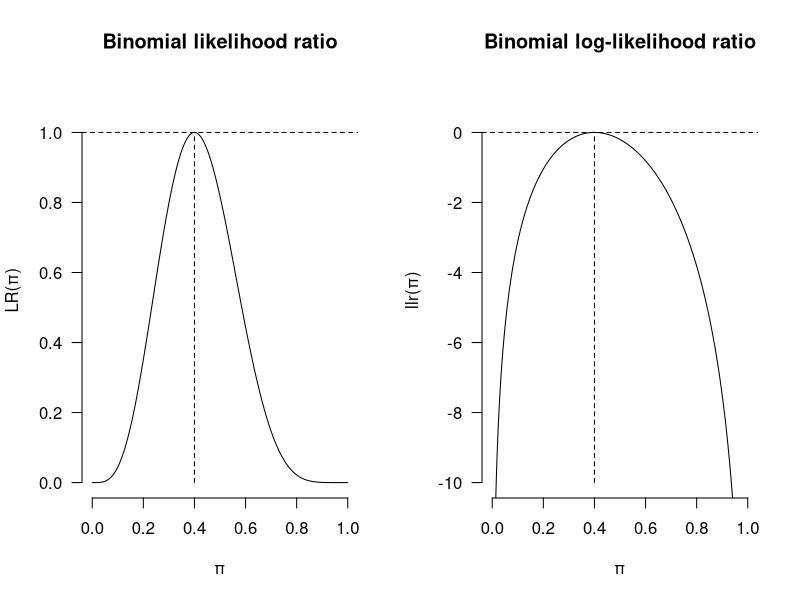
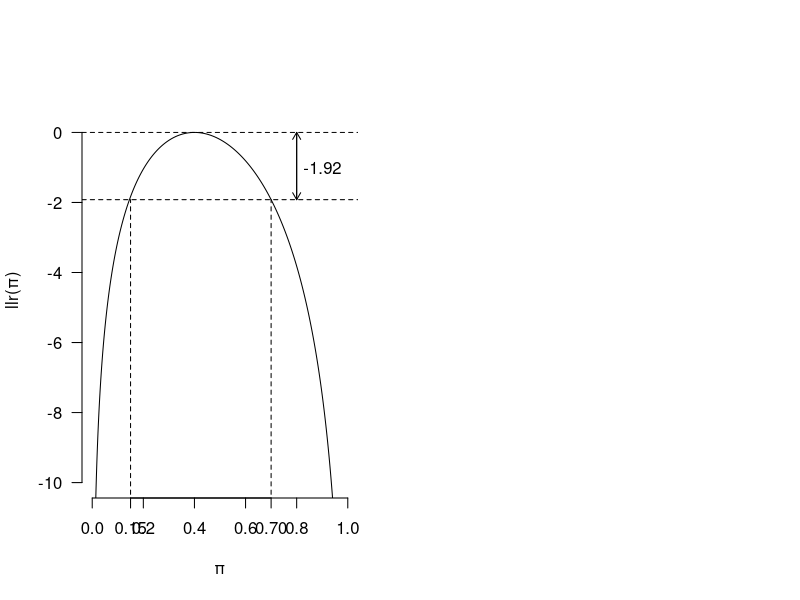

These figures' R source, in order:
## ---- chunk 1

par(mfrow=c(1,2))
x <- seq(0,1,by=0.001)
y <- (x^4)*((1-x)^6)/(0.4^4*0.6^6)
z <- log((x^4)*((1-x)^6))-log(0.4^4*0.6^6)
plot(x, y, type = "l", ylim = c(0,1.1),yaxt="n",
     frame.plot = FALSE, ylab = "LR(\U03C0)", xlab = "\U03C0")
axis(2, at=seq(0,1, 0.2), las=2)
title(main = "Binomial likelihood ratio")
abline(h=1.0, lty=2)
segments(x0=0.4, y0=0, x1=0.4, y1=1, lty = 2)
plot(x, z, type = "l", ylim = c(-10, 1), yaxt="n", frame.plot = FALSE,
     ylab = "llr(\U03C0)", xlab = "\U03C0" )
axis(2, at=seq(-10, 0, 2), las=2)
title(main = "Binomial log-likelihood ratio")
abline(h=0, lty=2)
segments(x0=0.4, y0=-10, x1=0.4, y1=0, lty = 2)
## ---- chunk 2
x <- seq(0,1,by=0.001)
z <- log((x^4)*((1-x)^6))-log(0.4^4*0.6^6)
plot(x, z, type = "l", ylim = c(-10, 1), yaxt="n", frame.plot = FALSE,
     ylab = "llr(\U03C0)", xlab = "\U03C0" )
axis(2, at=seq(-10, 0, 2), las=2)
abline(h=0, lty=2)
abline(h=-1.92, lty=2)
segments(x0=0.15, y0=-12, x1=0.15, y1=-1.92, lty = 2)
segments(x0=0.7, y0=-12, x1=0.7, y1=-1.92, lty = 2)
axis(1, at=c(0.15,0.7))
text(0.9, -1, "-1.92")
arrows(0.8, -1.92, 0.8, 0, lty = 1, length = 0.08)
arrows( 0.8, 0, 0.8, -1.92, lty = 1, length = 0.08)
